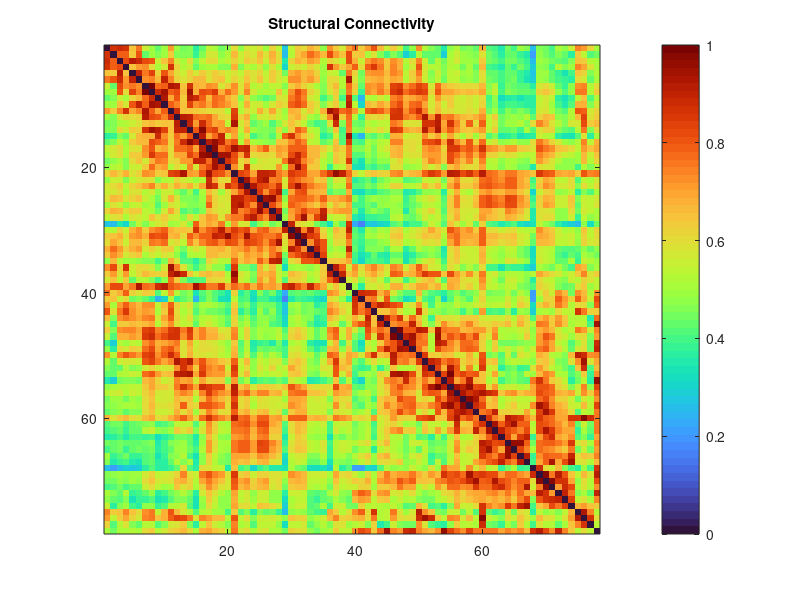

The MATLAB source for this figure: (Note: this script raises an error after producing the figure.)
function mean_correlation

C78 = C_data;
dt = 0.001;
tmax = 300;
sample_rate = 2/dt;
tspan = 0:dt:tmax;
num_steps = length(tspan);
P.a = 0;
P.omega = 12*2*pi;
P.beta = 0.5;
P.G = 0.5;

%Rescale weights as in paper
% C78 = C78*0.2/max(max(C78));

% - Graph Laplacian
Lap = C78 - diag(sum(C78,1));
 
%Plot the structural connectivity
figure(1)
clf
imagesc(C78);
colormap("turbo")
colorbar;
caxis([0 1])
title("Structural Connectivity")

% Initialize the arrays to store the x, y values for all neurons
x_values = zeros(length(C78),num_steps);
y_values = zeros(length(C78),num_steps);

% Initialize x and y vectors
x = ones(length(C78),1)*0.5;
y = ones(length(C78),1)*0.5;

%Bandpass at preferred frequency - for a given node
% node = 10;
% bandpass_signal = bandpass(x_values(node,:), [10 14], sample_rate);
% [amplitude_upper,amplitude_lower] = envelope(bandpass_signal);
% 
% % amplitude_upper = abs(hilbert(real(bandpass_signal)));
% slow_envelope = lowpass(amplitude_upper, 1, sample_rate);

% figure(2);
% clf;
% subplot(3,1,1);
% plot(tspan,x_values(10,:));
% xlabel("timesteps")
% ylabel("x(t)")
% hold on;
% 
% subplot(3,1,2);
% plot(tspan,bandpass_signal);
% xlabel("timesteps")
% ylabel("x(t)")
% hold on;
% plot(tspan,amplitude_upper,'r-');
% 
% subplot(3,1,3);
% plot(tspan,slow_envelope);
% xlabel("timesteps")
% ylabel("x(t)")
% hold on;

beta_values = [0.5, 1.5, 3];
freqs = [2 6; 6 10; 10 14; 14 18; 18 22];

figure(3)
clf
figure(4)
clf

for b = 1:length(beta_values)

    beta=beta_values(b);

        %Euler-Maryuma
    for step = 1:num_steps
    
        % Generate a single random noise term for each neuron
        P.noise = randn(length(C78),1)*sqrt(dt);
    
        % Calculate the dxdt and dydt
        dxdt = (P.a - x.^2 - y.^2).*x - P.omega*y + P.G*Lap*x;
        dydt = (P.a - x.^2 - y.^2).*y + P.omega*x + P.G*Lap*y;
    
        % Update the x and y values
        x = x+dxdt*dt+beta.*P.noise;
        y = y+dydt*dt+beta.*P.noise;
    
        % Store the values
        x_values(:,step) = x;
        y_values(:,step) = y;
    
    end


    M_values = zeros(1, length(freqs));

    for freq=1:length(freqs)

    % now all nodes
    bandpass_signal = bandpass(x_values', freqs(freq,:), sample_rate);
    [amplitude_upper,amplitude_lower] = envelope(bandpass_signal);
    slow_envelope = lowpass(amplitude_upper, 1, sample_rate);
    
    
    hilbert_envelope = hilbert(amplitude_upper);
    angle_envelope = angle(hilbert_envelope);
    
    exp_phase=exp(1i*slow_envelope);
    phase_sum=sqrt(sum(exp_phase.^2,2));
    R=phase_sum/length(C78);
    
    FC = corrcoef(slow_envelope);
    
    %Plot the functional connectivity
    figure(3)
    subplot(length(beta_values),length(freqs),(5*(b-1))+freq)
    imagesc(FC)
    colormap("turbo")
    colorbar;
    % shading interp;
    clim([0 1]);
    title("Functional Connectivity")
    
    % 
    % figure(4)
    % clf
    % correlation_matrix=corrcoef(slow_envelope);
    % correlation_matrix=correlation_matrix-(diag(correlation_matrix).*eye(length(correlation_matrix)));
    % imagesc(abs(correlation_matrix));
    % colorbar;
    % 
    % xlabel('Region')
    % ylabel('Region')
    % title('Envelope FCs')
    
    % V=[];
    % CCD=[];
    % [m,n] = size(slow_envelope);
    % 
    % for time=1:1:m
    % 
    %     for i=1:1:n
    % 
    %         diffs = angle_envelope(time,i)-angle_envelope(time,:);
    %         abs_diff=cos(sqrt(sum(diffs.^2)));
    %         V(time,i)=abs_diff;
    % 
    %     end
    % end
    % 
    % for t1=1:m
    %     for t2=1:m
    %         CCD(t1,t2)=(dot(V(t1,:),V(t2,:)))/(sqrt(sum((V(t1,:).^2)))*sqrt(sum((V(t2,:).^2))));
    %     end
    % end
    % 
    % figure(5)
    % clf
    % imagesc(CCD);
    % colorbar;
    % caxis([0 1])
    % xlabel('Time Step, t_1')
    % ylabel('Time Step, t_2')
    % title('CCD of Brain Regions')

    comparison = corr(C78',FC');
    % figure(6)
    % clf
    % imagesc(comparison)
    % colormap('turbo')
    % colorbar;
    
    M = mean(comparison,'all');
    
    M_values(freq) = M;
    
    freq_ranges = [freqs(:,1), freqs(:,2)];
    
    end

figure(4)
subplot(1,length(beta_values),b)
plot(1:length(M_values), M_values, '-o', 'LineWidth', 2, MarkerFaceColor='auto', DisplayName= ['\beta = ', num2str(P.beta)]);
hold on

end

ylim([0 1])
xlabel('Bandpassing Frequency Range');
ylabel('Mean Correlation');
xticks(1:length(freqs));
xticklabels(cellstr(num2str(freq_ranges)));
xtickangle(45);
grid on;

end

%% C78
function C78 = C_data
data = load("C78.mat");
C78 = data.C;
end
